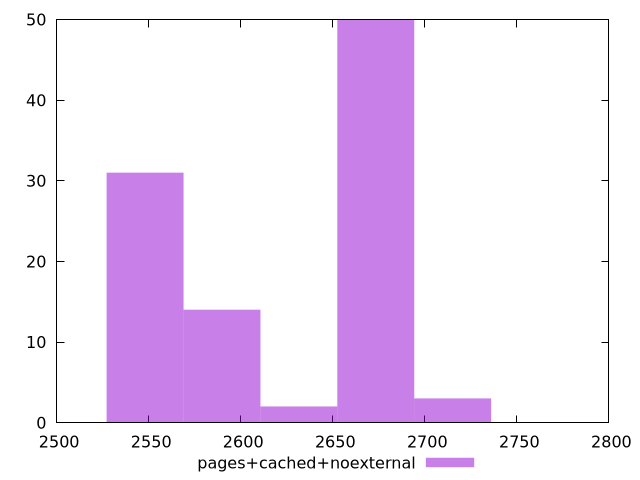

The gnuplot source for this figure:
$_pagesCachedNoexternal <<EOF
2548.0514560370093 31
2673.365462071616 50
2589.8227913818782 14
2631.594126726747 2
2715.136797416485 3
EOF
set key outside below
set terminal pngcairo
set output "report_00004_2020-11-02T20-21-41.718Z/speed-index/pages+cached+noexternal//raw_hist.png"
set yrange [0:50]
set boxwidth 41.771335344869
set style fill transparent solid 0.5 noborder
plot $_pagesCachedNoexternal title "pages+cached+noexternal" with boxes ,
